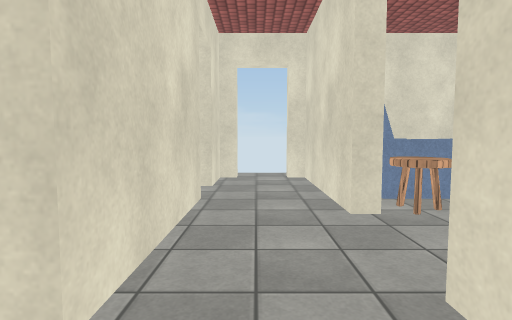
view 1 (above)

17 first-person views from a walk through a scene from a Unity 3-D project. The camera is 1.3 m above the floor, tilts 4° down and sees 80° across. The floor is counted in squares, 1 m on a side. Each view is taken from the middle of a square. On the plan, view 1 faces up. The plan holds only what a view shows up to about 14 squares ahead; the rest is blank. The player character is not drawn. Surface patterns are stand-ins for the level's own textures.

view 2
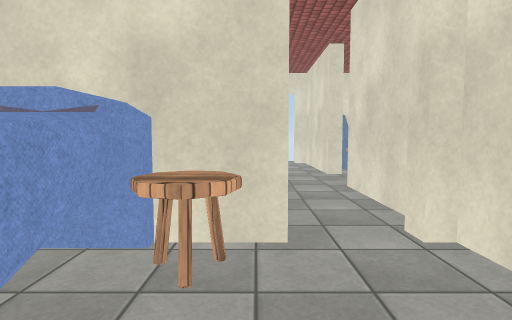

view 3
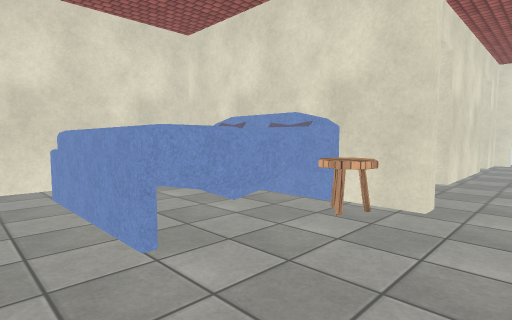

view 4
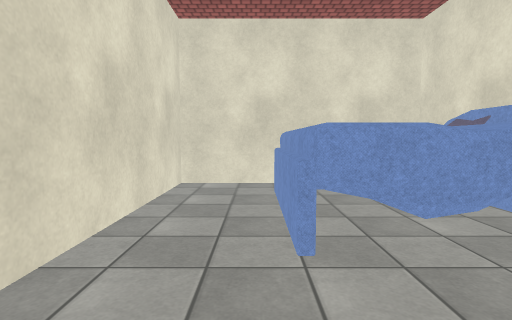

view 5
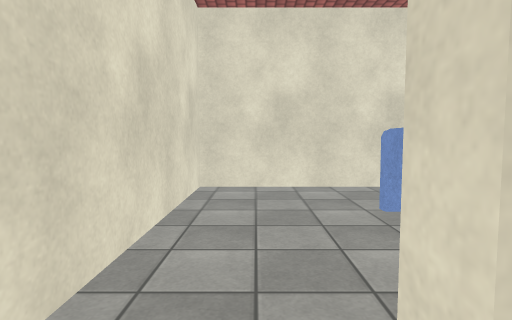

view 6
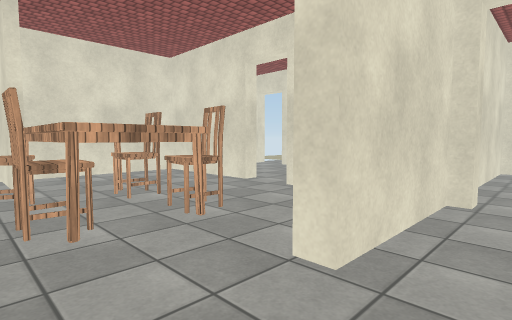

view 7
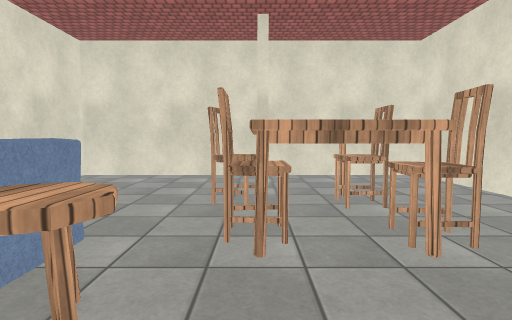

view 8
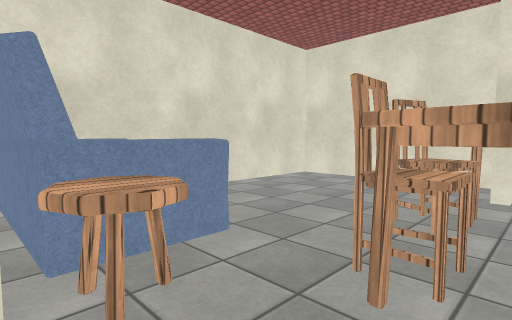

view 9
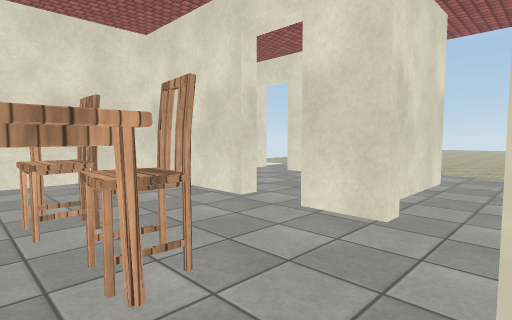

view 10
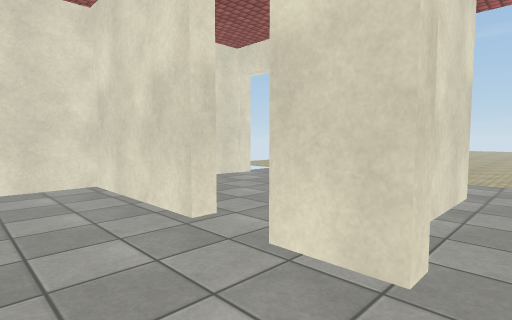

view 11
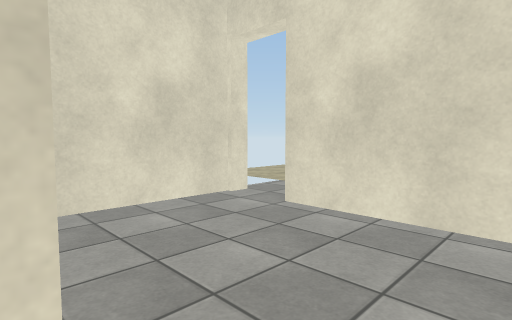

view 12
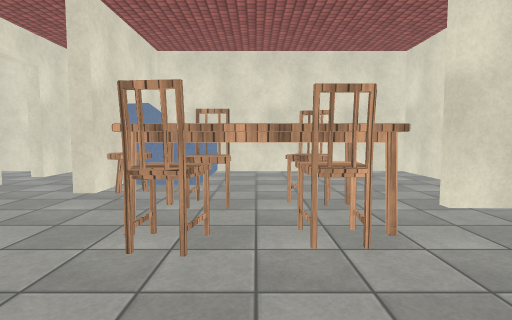

view 13
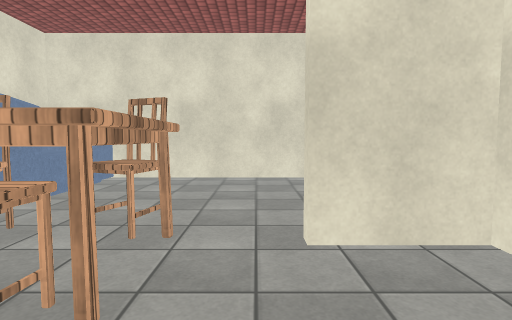

view 14
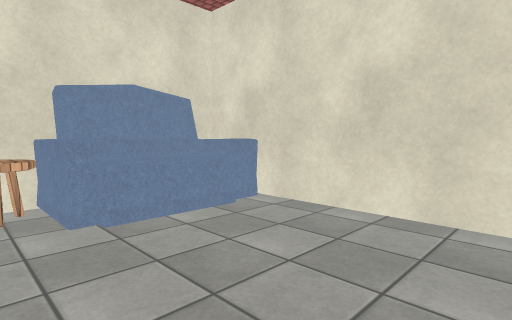

view 15
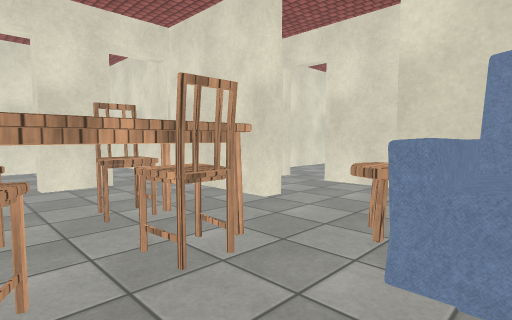

view 16
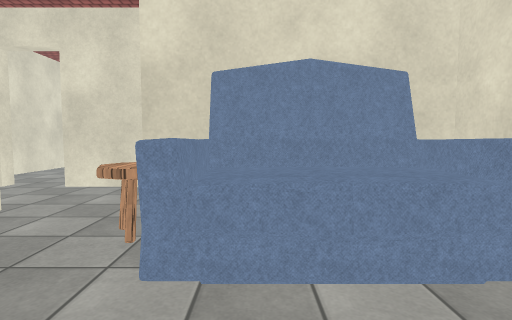

view 17
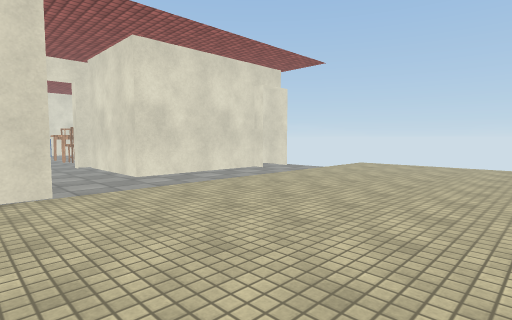

### Floor plan
Ten units are one square. View 1 is at (0, 0); x grows to the right and y downward. Boxes are objects, and circles mark ways between rooms. Rooms are numbered by the first view taken in them; rooms with no view inside come last. Other rooms are left out.
<svg viewBox="-84 -106 208 341">
<path fill="none" stroke="#000" d="M-6 16 -6 22 -25 22M-18 -1 -11 -1M-79 39 -79 92 15 92 15 22 11 22 11 17 15 17 15 -14M-12 -18 -16 -18M-12 -66 -12 -44M-12 -83 -16 -83M15 -52 15 -84M-12 -44 -12 -18M15 -14 15 -24M96 -40 119 -40 119 -101 22 -101M22 -69 22 -52 15 -52M72 17 119 17 119 -37 96 -37M15 -24 22 -24 22 22M39 24 39 17 55 17M15 34 15 74M44 69 44 22M72 24 72 17M55 17 55 22M48 69 101 69M119 75 119 31M16 92 6 92M98 69 44 69"/>
<rect x="-75" y="25" width="60" height="40" fill="#bbb"><title>bed</title></rect>
<rect x="-25" y="25" width="20" height="10" fill="#bbb"><title>stool</title></rect>
<rect x="25" y="-65" width="10" height="20" fill="#bbb"><title>stool</title></rect>
<rect x="25" y="-95" width="30" height="40" fill="#bbb"><title>sofa</title></rect>
<rect x="35" y="-45" width="10" height="30" fill="#bbb"><title>table</title></rect>
<rect x="45" y="-25" width="10" height="20" fill="#bbb"><title>chair</title></rect>
<rect x="45" y="-45" width="10" height="10" fill="#bbb"><title>chair</title></rect>
<rect x="55" y="-25" width="10" height="10" fill="#bbb"><title>table</title></rect>
<rect x="55" y="-45" width="10" height="10" fill="#bbb"><title>table</title></rect>
<rect x="65" y="-25" width="10" height="10" fill="#bbb"><title>chair</title></rect>
<rect x="65" y="-55" width="20" height="20" fill="#bbb"><title>chair</title></rect>
<rect x="75" y="-35" width="10" height="20" fill="#bbb"><title>table</title></rect>
<circle cx="5" cy="-20" r="3" fill="#2a7"/>
<circle cx="5" cy="-55" r="3" fill="#2a7"/>
<circle cx="20" cy="-35" r="3" fill="#2a7"/>
<circle cx="65" cy="20" r="3" fill="#2a7"/>
<circle cx="30" cy="70" r="3" fill="#2a7"/>
<circle cx="110" cy="70" r="3" fill="#2a7"/>
<text x="-20" y="50">1</text>
<text x="0" y="-70">2</text>
<text x="0" y="-30">3</text>
<text x="70" y="-40">4</text>
<text x="80" y="40">5</text>
<text x="20" y="230">6</text>
</svg>
Room 1 opens to room 3. Room 2 opens to room 3. Room 3 opens to room 4. Room 4 opens to room 5. Room 4 opens to room 6. Room 5 opens to room 6.

Where each view was taken, in squares from view 1:
view 1: 0 up, 0 right, facing up
view 2: 6 down, 1 left, facing up
view 3: 8 down, 1 right, facing up-left
view 4: 7 down, 1 right, facing left
view 5: 1 down, 0 right, facing down
view 6: 5 up, 0 right, facing down-right
view 7: 4 up, 1 right, facing right
view 8: 3 up, 2 right, facing up-right
view 9: 3 up, 2 right, facing down-right
view 10: 1 up, 3 right, facing down-right
view 11: 2 down, 6 right, facing down-right
view 12: 2 down, 6 right, facing up
view 13: 0 up, 9 right, facing up
view 14: 5 up, 9 right, facing up-left
view 15: 7 up, 7 right, facing down-left
view 16: 7 up, 7 right, facing left
view 17: 17 down, 0 right, facing up-right
